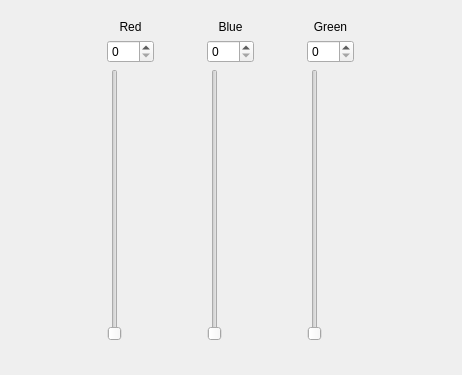
<?xml version="1.0" encoding="UTF-8"?>
<ui version="4.0">
 <class>Form</class>
 <widget class="QWidget" name="Form">
  <property name="geometry">
   <rect>
    <x>0</x>
    <y>0</y>
    <width>462</width>
    <height>375</height>
   </rect>
  </property>
  <property name="windowTitle">
   <string>RedBlueHreenForm</string>
  </property>
  <widget class="QWidget" name="">
   <property name="geometry">
    <rect>
     <x>60</x>
     <y>20</y>
     <width>341</width>
     <height>321</height>
    </rect>
   </property>
   <layout class="QHBoxLayout" name="horizontalLayout">
    <item>
     <layout class="QGridLayout" name="gridLayout">
      <item row="0" column="0">
       <widget class="QLabel" name="Red">
        <property name="text">
         <string>Red</string>
        </property>
        <property name="alignment">
         <set>Qt::AlignCenter</set>
        </property>
       </widget>
      </item>
      <item row="1" column="0">
       <widget class="QSpinBox" name="spinBox">
        <property name="maximum">
         <number>255</number>
        </property>
       </widget>
      </item>
      <item row="2" column="0">
       <widget class="QSlider" name="verticalSlider">
        <property name="orientation">
         <enum>Qt::Vertical</enum>
        </property>
       </widget>
      </item>
     </layout>
    </item>
    <item>
     <layout class="QGridLayout" name="gridLayout_2">
      <item row="0" column="0">
       <widget class="QLabel" name="label_2">
        <property name="text">
         <string>Blue</string>
        </property>
        <property name="alignment">
         <set>Qt::AlignCenter</set>
        </property>
       </widget>
      </item>
      <item row="1" column="0">
       <widget class="QSpinBox" name="spinBox_2">
        <property name="maximum">
         <number>255</number>
        </property>
       </widget>
      </item>
      <item row="2" column="0">
       <widget class="QSlider" name="verticalSlider_2">
        <property name="orientation">
         <enum>Qt::Vertical</enum>
        </property>
       </widget>
      </item>
     </layout>
    </item>
    <item>
     <layout class="QGridLayout" name="gridLayout_3">
      <item row="0" column="0">
       <widget class="QLabel" name="label_3">
        <property name="text">
         <string>Green</string>
        </property>
        <property name="alignment">
         <set>Qt::AlignCenter</set>
        </property>
       </widget>
      </item>
      <item row="1" column="0">
       <widget class="QSpinBox" name="spinBox_3">
        <property name="maximum">
         <number>255</number>
        </property>
       </widget>
      </item>
      <item row="2" column="0">
       <widget class="QSlider" name="verticalSlider_3">
        <property name="orientation">
         <enum>Qt::Vertical</enum>
        </property>
       </widget>
      </item>
     </layout>
    </item>
   </layout>
  </widget>
 </widget>
 <resources/>
 <connections>
  <connection>
   <sender>verticalSlider</sender>
   <signal>valueChanged(int)</signal>
   <receiver>spinBox</receiver>
   <slot>setValue(int)</slot>
   <hints>
    <hint type="sourcelabel">
     <x>104</x>
     <y>125</y>
    </hint>
    <hint type="destinationlabel">
     <x>123</x>
     <y>50</y>
    </hint>
   </hints>
  </connection>
  <connection>
   <sender>verticalSlider_2</sender>
   <signal>valueChanged(int)</signal>
   <receiver>spinBox_2</receiver>
   <slot>setValue(int)</slot>
   <hints>
    <hint type="sourcelabel">
     <x>221</x>
     <y>189</y>
    </hint>
    <hint type="destinationlabel">
     <x>230</x>
     <y>51</y>
    </hint>
   </hints>
  </connection>
  <connection>
   <sender>verticalSlider_3</sender>
   <signal>valueChanged(int)</signal>
   <receiver>spinBox_3</receiver>
   <slot>setValue(int)</slot>
   <hints>
    <hint type="sourcelabel">
     <x>335</x>
     <y>171</y>
    </hint>
    <hint type="destinationlabel">
     <x>359</x>
     <y>54</y>
    </hint>
   </hints>
  </connection>
 </connections>
</ui>
